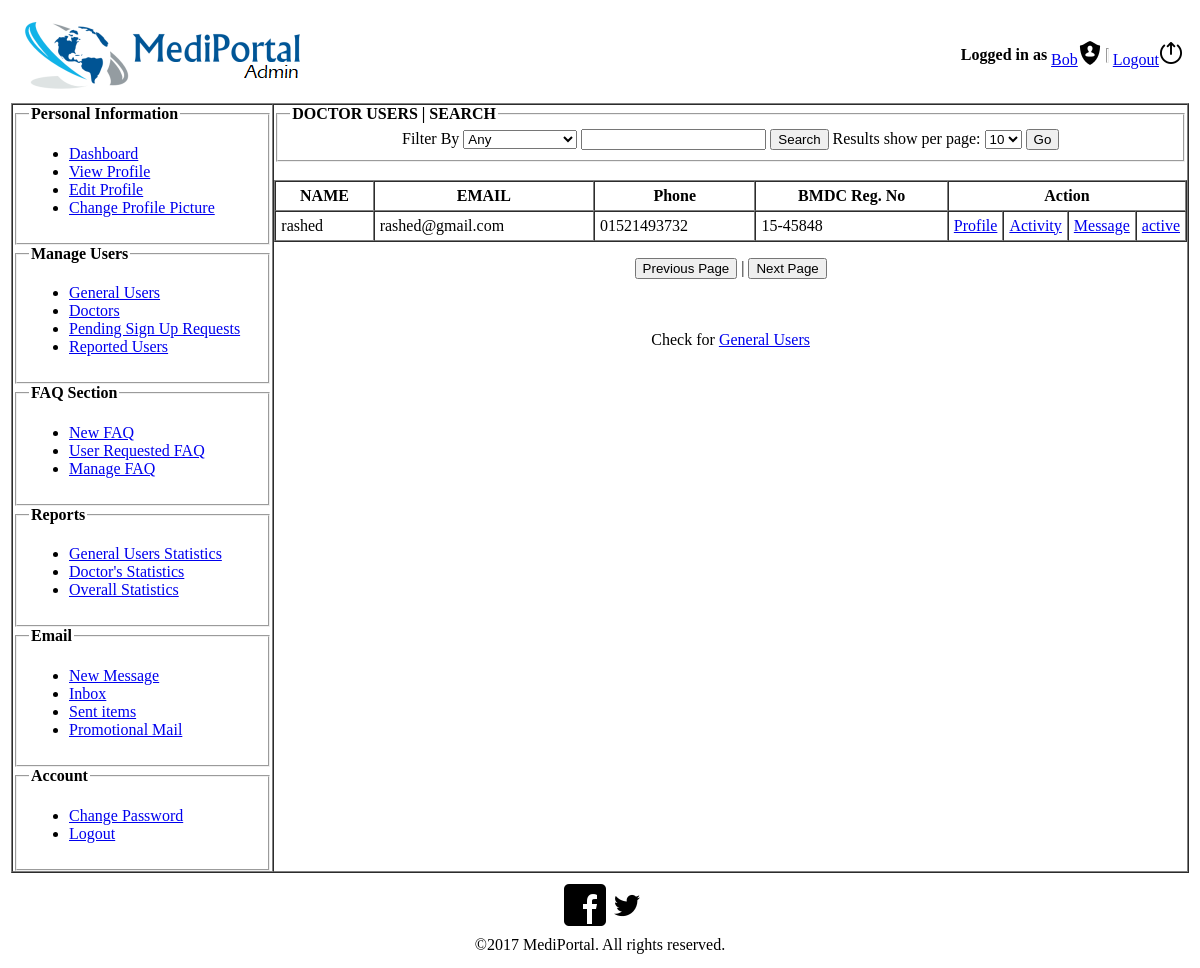
Before: /user_admin/doctorUsers.php with the older database file.
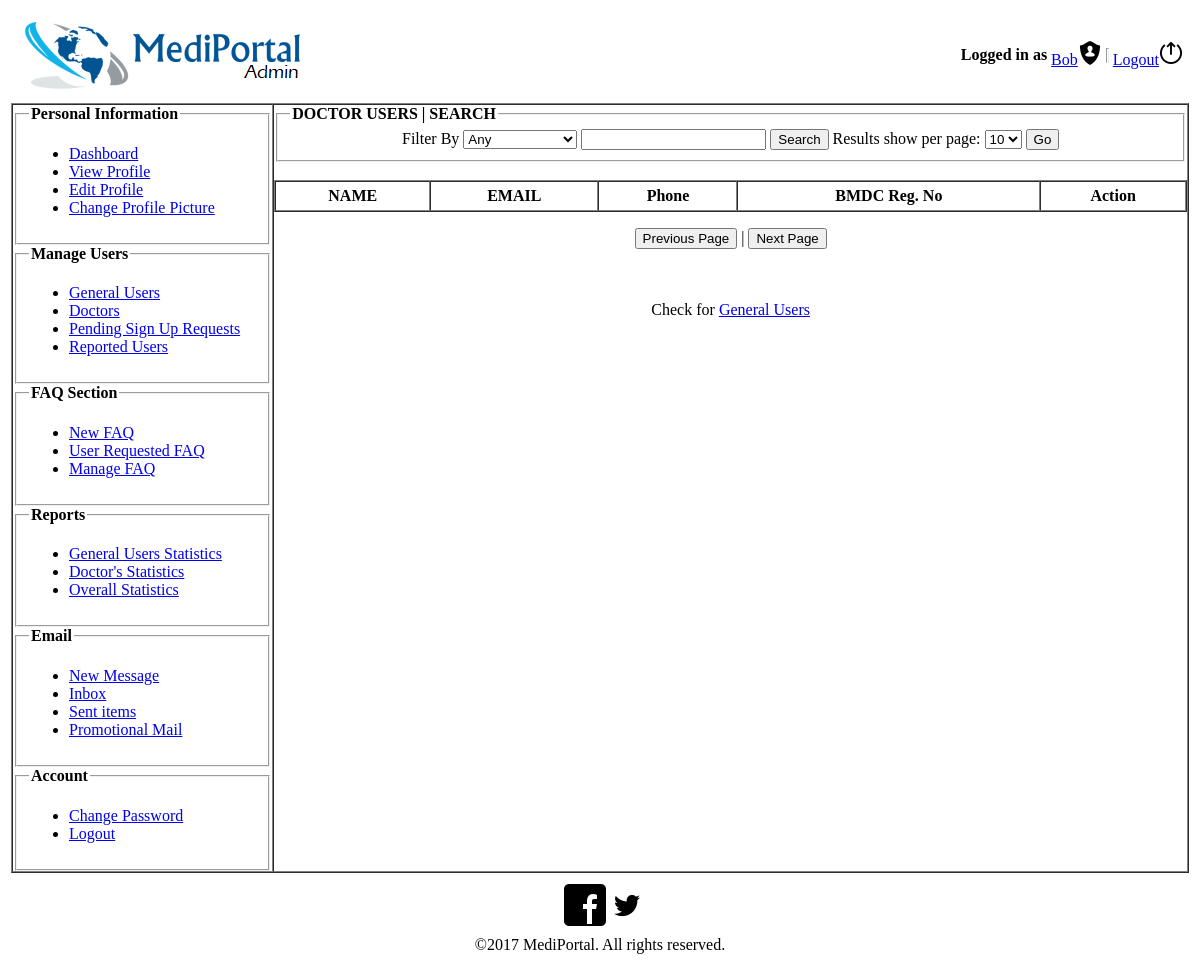
After: the same page with the newer database file.
### tables this page shows
CREATE TABLE `doctor` (
  `doctor_id` int(11) NOT NULL,
  `username` varchar(50) NOT NULL,
  `name` text NOT NULL,
  `gender` varchar(50) NOT NULL,
  `email` varchar(50) NOT NULL,
  `dob` date NOT NULL,
  `mobile` varchar(50) DEFAULT NULL,
  `bmdc_license` varchar(50) DEFAULT NULL,
  `account_status` varchar(50) NOT NULL,
  `profile_picture` longblob,
  `last_login` datetime NOT NULL
);

### user_admin/doctorUsers.php (the view, shortened to what the changed rows need)
<?php
     $conn = mysqli_connect("localhost", "root", "","mediportal_db");
  ?>
<html>
<head><title>Home</title></head>
<body>
    <table align="center" width="100%">
        <tr>
            <td>
               <div>
                    <table width="100%" border="1" cellspacing="0" cellpadding="0">
                        <div align="center">
                             <td width="70%" align="center" valign="top">
                                        <br/>
                                    <table width="100%" cellspacing="0" border="1" cellpadding="5">
                                            <tr>
                                                <th >NAME</th>
                                                <th >EMAIL</th>
                                                <th >Phone</th>
                                                <th>BMDC Reg. No</th>
                                                <th colspan="4">Action</th>
                                            </tr>
                                            <?php
    $doctor_information = "SELECT * from doctor where account_status='active' or account_status='blocked'";
     $result = mysqli_query($conn, $doctor_information)or die(mysqli_error($conn));
  while($row = mysqli_fetch_assoc($result)) {
?>
                                            <tr>
                                                <td><?php echo $row['username']; ?></td>
                                                <td><?php echo $row['email']; ?></td>
                                                <td><?php echo $row['mobile']; ?></td>
                                                <td><?php echo $row['bmdc_license']; ?></td>
                                                <td width="40"><a href="doctorDetails.php?did=<?php echo $row['doctor_id'];?>">Profile</a></td>
                                                <td width="30"><a href="useractivity.php?did=<?php echo $row['doctor_id'];?>"">Activity</a></td>
                                                <td width="30"><a href="eConsultation/conversation.php?did=<?php echo $row['doctor_id'];?>"">Message</a></td>
                                                <td width="30"><a href="database_blockdoctors.php?did=<?php echo $row['doctor_id'];?>">
                                                    <?php
            $account_stat = "select account_status from doctor where doctor_id=".$row['doctor_id'];
            $result_stat = mysqli_query($conn, $account_stat)or die(mysqli_error($conn));
            $row_stat = mysqli_fetch_assoc($result_stat);
            echo $row_stat['account_status'];
        ?>
                           </td>
                            </tr>
                                            <?php }?>
                                     </table>
                                        <br>
                                        <br>
                            </td>
                        </div>
                    </table>
                </div>
            </td>
        </tr>
    </table>
</body>
</html>

Changed rows visible on the page:
removed doctor: username "rashed", email "rashed@gmail.com", mobile "01521493732", bmdc_license "15-45848", account_status "active"
